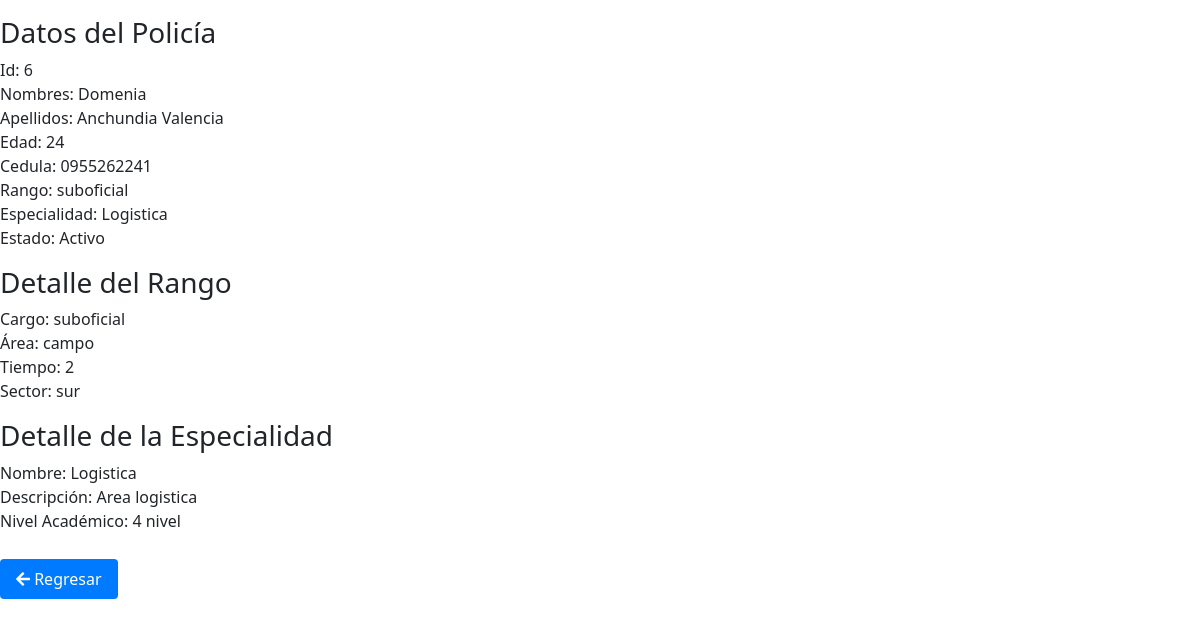
The page /ver_policia/6 on the database its author committed.
### policia/models.py (models this page shows, shortened)
class policia(models.Model):
    nombres = models.CharField(max_length=20, null=True)
    apellidos = models.CharField(max_length=20, null=True)
    edad = models.CharField(max_length=20, null=True)
    cedula = models.CharField(max_length=20, null=True)
    puesto = models.ForeignKey(rango, on_delete=models.SET_NULL, null=True)
    especialista = models.ForeignKey(especialidad, on_delete=models.SET_NULL, null=True)
    activo = models.BooleanField(default=True)

class rango(models.Model):
    cargo = models.CharField(max_length=20, null=True)
    area = models.CharField(max_length=50, null=True)
    tiempo = models.IntegerField(max_length=20, null=True)
    sector = models.CharField(max_length=150, null=True)
    def __str__(self):
        return f'{self.cargo} '

class especialidad(models.Model):
    nombre = models.CharField(max_length=20, null=True)
    descripcion = models.CharField(max_length=20, null=True)
    nivel_academico = models.CharField(max_length=20, null=True)
    def __str__(self):
        return f'{self.nombre}'

### policia/views.py (the view)
# urls.py: path('ver_policia/<int:id>', ver_policia),
def ver_policia(request, id):
    policia_instance = get_object_or_404(policia, pk=id)  # Cambia la referencia a la clase Policia
    datos = {'policia': policia_instance}
    pagina = loader.get_template('ver.html')
    return HttpResponse(pagina.render(datos, request))

### policia/templates/ver.html (shortened to what this page needs)
<!DOCTYPE html>
<html lang="en">
<head>
    {% load static %}
    <link href="{% static 'fontawesomefree/css/fontawesome.css' %}" rel="stylesheet" type="text/css">
    <link href="{% static 'fontawesomefree/css/brands.css' %}" rel="stylesheet" type="text/css">
    <link href="{% static 'fontawesomefree/css/solid.css' %}" rel="stylesheet" type="text/css">
    <link href="https://cdn.jsdelivr.net/npm/bootstrap@5.3.2/dist/css/bootstrap.min.css" rel="stylesheet">
    <link href="https://cdnjs.cloudflare.com/ajax/libs/font-awesome/5.15.4/css/all.min.css" rel="stylesheet">
</head>
<body>
    <p>
        <h3>Datos del Policía</h3>
        Id: {{policia.id}}<br>
        Nombres: {{policia.nombres}}<br>
        Apellidos: {{policia.apellidos}}<br>
        Edad: {{policia.edad}}<br>
        Cedula: {{policia.cedula}}<br>
        Rango: {{policia.puesto}}<br>
        Especialidad: {{policia.especialista}}<br>
        Estado: {% if policia.activo %}
            Activo
            {% else %}
            Inactivo
            {% endif %}<br>
    </p>
    <p>
        <h3>Detalle del Rango</h3>
        Cargo: {{policia.puesto.cargo}}<br>
        Área: {{policia.puesto.area}}<br>
        Tiempo: {{policia.puesto.tiempo}}<br>
        Sector: {{policia.puesto.sector}}<br>
    </p>
    <p>
        <h3>Detalle de la Especialidad</h3>
        Nombre: {{policia.especialista.nombre}}<br>
        Descripción: {{policia.especialista.descripcion}}<br>
        Nivel Académico: {{policia.especialista.nivel_academico}}<br>
    </p>
   <a href="{% url 'inicio' %}" class="btn-regresar"><i class="fas fa-arrow-left"></i> Regresar</a>
</body>
</html>

### policia/templates/ver.html (style rules this page uses)
.btn-regresar { display: inline-block; margin-top: 10px; padding: 8px 16px; font-size: 16px; text-decoration: none; color: white; background-color: #007bff; border: none; border-radius: 4px; }

### rows shown on the page
policia: id "6", nombres "Domenia", apellidos "Anchundia Valencia", edad "24", cedula "0955262241", puesto "suboficial", especialista "Logistica", puesto.cargo "suboficial", puesto.area "campo", puesto.tiempo "2", puesto.sector "sur", especialista.nombre "Logistica", especialista.descripcion "Area logistica", especialista.nivel_academico "4 nivel"
